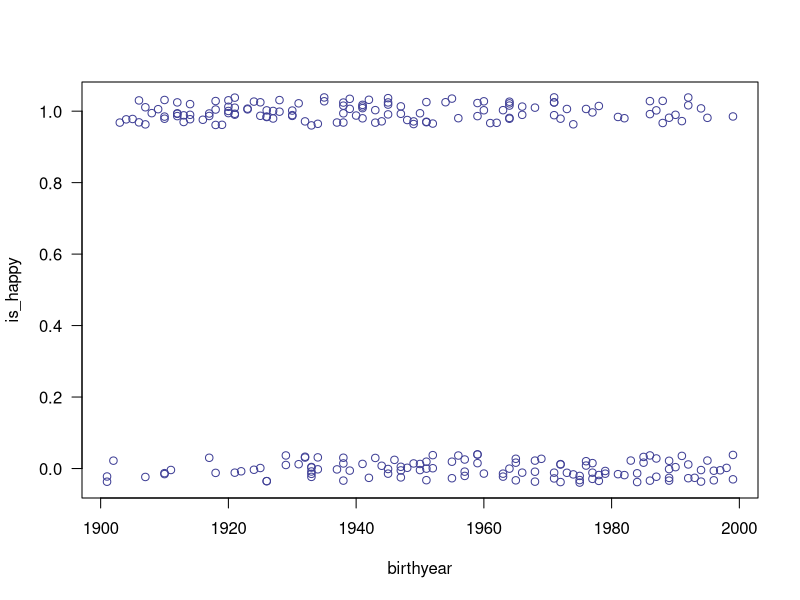
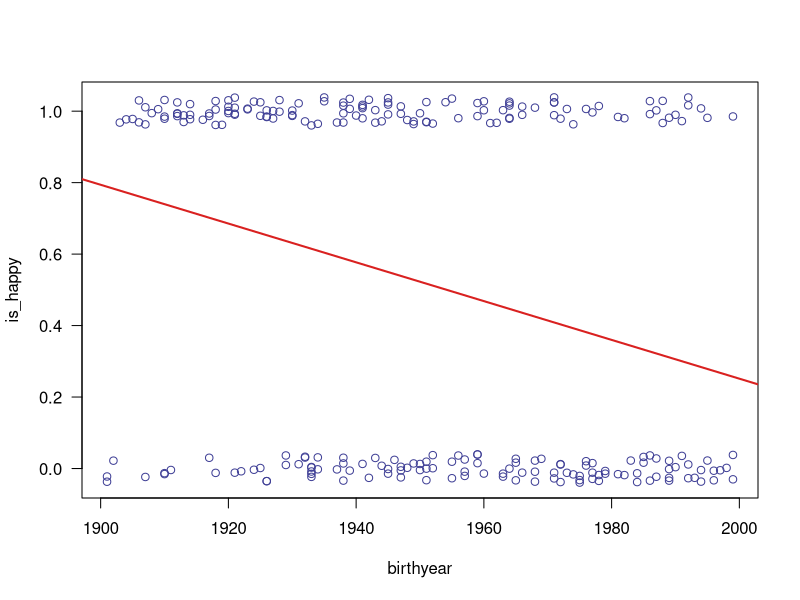
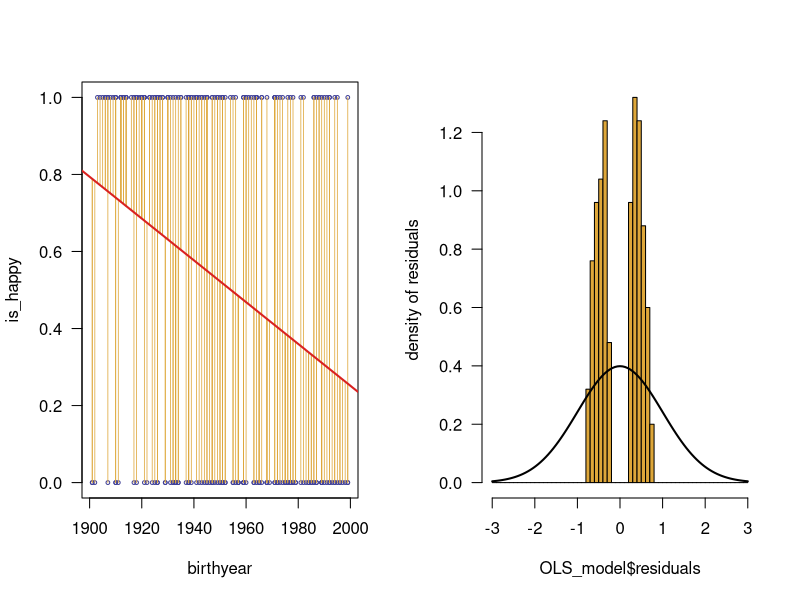
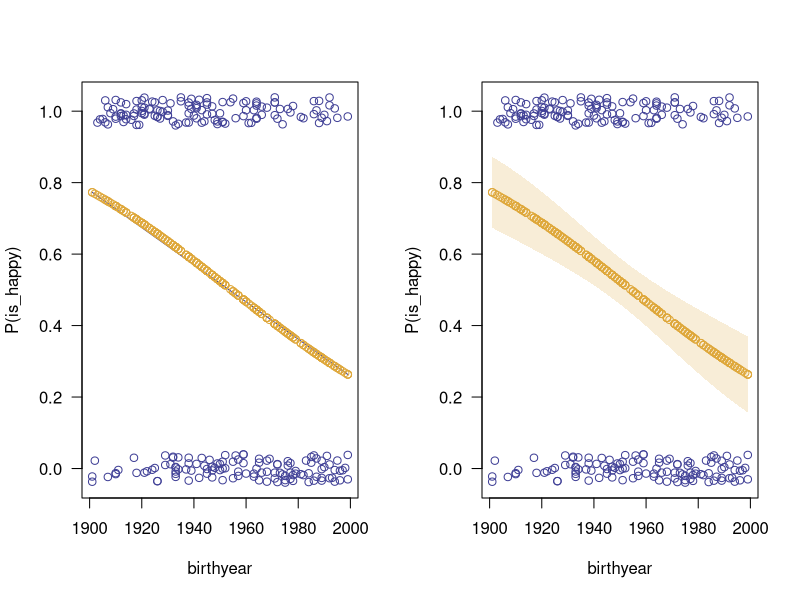

The R script that drew these images, in order: (Note: this script raises an error after producing the figures.)
## ---- chunk 1
knitr::opts_chunk$set(collapse=TRUE, cache=TRUE, comment="#>", warning=FALSE, message=FALSE, tidy=FALSE, fig.path="images/", dev="svg", fig.align="center", fig.width=9, fig.height=6)
options(width=90)
# tidy.opts=list(blank=FALSE, width.cutoff=79)
## ---- chunk 2
mydata <- read.delim("happiness-data.tsv")
# colorblindness-friendly colors
red <- "#d92120"
teal <- "#57a3ad"
blue <- "#404096"
gold <- "#dea73a"
## ---- chunk 3
mydata$jittered <- jitter(mydata$is_happy, amount=0.04)
with(mydata, plot(jittered~birthyear, ylab="is_happy", col=blue, las=1))
## ---- chunk 4
OLS_model <- with(mydata, lm(is_happy~birthyear))
with(mydata, plot(jittered~birthyear, ylab="is_happy", col=blue, las=1))
abline(OLS_model$coefficients, col=red, lwd=2)
## ---- chunk 5
par(mfrow=c(1, 2))
# plot 1: residuals as segments connecting prediction line & data
with(mydata, plot(is_happy~birthyear, ylab="is_happy", col=blue, las=1, cex=0.5))
with(mydata, segments(x0=birthyear, y0=is_happy, y1=OLS_model$fitted.values,
                      col=gold, lwd=0.75))
abline(OLS_model$coefficients, col=red, lwd=2)
# plot 2: histogram of residuals with normal curve showing model assumption
hist(OLS_model$residuals, breaks=seq(-3, 3, 0.1), freq=FALSE, xlim=c(-3, 3), 
     col=gold, las=1, ylab="density of residuals", main="")
curve(dnorm, -3, 3, lwd=2, add=TRUE)
## ---- chunk 6
logit_model <- with(mydata, glm(is_happy~birthyear, family=binomial(link=logit)))
logit_model$coefficients
OLS_model$coefficients
## ---- chunk 7
intercept_ <- logit_model$coefficients["(Intercept)"]
odds_ <- exp(intercept_)
prob_ <- odds_ / (1 + odds_)
## ---- chunk 8
mydata$centered_birthyear <- scale(mydata$birthyear, scale=FALSE, center=TRUE)
logit_model_centered <- with(mydata, glm(is_happy~centered_birthyear,
                                         family=binomial(link=logit)))
logit_model_centered$coefficients
## ---- chunk 9
intercept_ <- logit_model_centered$coefficients["(Intercept)"]
odds_ <- exp(intercept_)
prob_ <- odds_ / (1 + odds_)
## ---- chunk 10
# extract coefficients
center <- attr(mydata$centered_birthyear, "scaled:center")
intercept <- as.vector(logit_model_centered$coefficients["(Intercept)"])
slope <- as.vector(logit_model_centered$coefficients["centered_birthyear"])
# predicted outcome values for each data point in "birthyear":
mydata$log_odds <- intercept + slope * mydata$centered_birthyear
mydata$odds <- exp(mydata$log_odds)
mydata$prob <- mydata$odds / (1 + mydata$odds)
## ---- chunk 11
endpoints <- c(1, nrow(mydata))
with(mydata, {
    plot(jittered~birthyear, ylab="P(is_happy)", col=blue, las=1)
    points(birthyear[endpoints], prob[endpoints], type="l", col=blue)
    points(prob~birthyear, col=gold)
})
## ---- chunk 12
transp_gold <- do.call(rgb, as.list(rbind(col2rgb(gold)/255, alpha=0.2)))
predictions <- predict(logit_model_centered, type="response", se.fit=TRUE)
lower <- with(predictions, fit + qnorm(0.025) * se.fit)
upper <- with(predictions, fit + qnorm(0.975) * se.fit)
with(mydata, {
    plot(jittered~birthyear, ylab="P(is_happy)", col=blue, las=1)
    polygon(c(birthyear, rev(birthyear)), c(lower, rev(upper)), border=NA, col=transp_gold)
    points(predictions$fit~birthyear, col=gold)
})
## ---- chunk 13
summary(logit_model_centered)
## ---- chunk 14
odds_2010 <- exp(intercept + slope * (2010 - center))
probability_2010 <- odds_2010 / (1 + odds_2010)
## ---- chunk 15
set.seed(0)  # makes the randomness reproducible across sessions
num_data_pts <- 250
birthyear <- sort(sample(seq(1900, 1999), num_data_pts, replace=TRUE))
true_prob <- 0.7 - 0.4 * (birthyear - 1900) / 100
is_happy <- rbinom(num_data_pts, 1, true_prob)
write.table(cbind(birthyear, is_happy), "happiness-data.tsv", row.names=FALSE,
            sep="\t", eol="\n")
## ---- chunk 16
with(mydata, {
    plot(jittered~birthyear, ylab="P(is_happy)", col=blue, las=1)
    polygon(c(birthyear, rev(birthyear)), c(lower, rev(upper)), border=NA, col=transp_gold)  # confidence interval
    points(predictions$fit~birthyear, col=gold)  # predicted probabilities
    points(true_prob~birthyear, col=red, type="l")  # true probabilities
})
